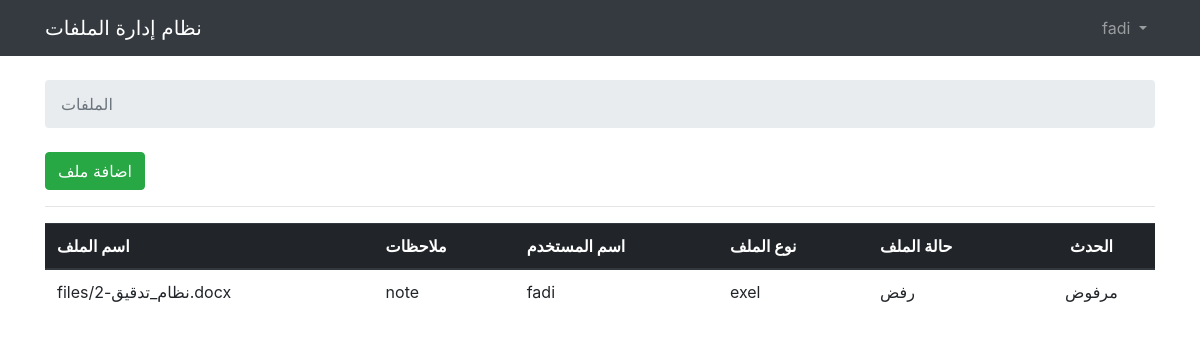
The app's page / (signed in) with its own data.
### base/models.py (models this page shows, shortened)
class User(AbstractUser):
    user_type = models.CharField(max_length=25, choices=Type_User)

class StatusFile(models.Model):
    file = models.ForeignKey(UploadFile, on_delete=models.CASCADE)
    user = models.ForeignKey(User, on_delete=models.CASCADE, blank=True, null=True)
    status = models.CharField(max_length=25, choices=Status, blank=True, null=True)
    note = models.TextField(max_length=1000, null=True, blank=True)
    created_at = models.DateTimeField(auto_now_add=True)
    is_proccessed = models.BooleanField(default=False)
    class Meta:
        ordering = ['created_at']

class UploadFile(models.Model):
    user = models.ForeignKey(User, on_delete=models.CASCADE)
    file = models.FileField(upload_to='files')
    note = models.TextField(max_length=1000, null=True, blank=True)
    created_at = models.DateTimeField(auto_now_add=True)
    type_file = models.CharField(max_length=25, choices=Type_File)

### base/views.py (the view)
# urls.py: path('', home, name='home'),
@login_required
def home(request):
    if request.method == 'GET':
        if request.user.user_type == 'مساعد':
            context = {
                'files': StatusFile.objects.filter((Q(status=None) | Q(status='2') | Q(status='3')) & Q(is_proccessed=False)),
            }
        elif request.user.user_type == 'مدقق':
            context = {
                'files':StatusFile.objects.filter(Q(status=None) & Q(is_proccessed=False)),
            }
        elif request.user.user_type == 'مشرف':
            context = {
                'files':StatusFile.objects.filter(Q(status='1') & Q(is_proccessed = False)),
            }
        elif request.user.user_type == 'مدير':
            context = {
                'files':StatusFile.objects.filter((Q(status='4') | Q(status='5')) & Q(is_proccessed=False)),
            }
        return render(request, 'files.html', context)

### templates/files.html (shortened to what this page needs)
{% extends 'base.html' %}
    {% block breadcrumb %}
        <li class="breadcrumb-item active">الملفات</li>
    {% endblock %}
    {% block content %}
    {% if request.user.user_type == 'مدقق' or request.user.user_type == 'مساعد' %}
    <a href="{% url 'new_file' %}" class="btn btn-success">اضافة ملف</a><hr>
    {% else %}
    <a href="{% url 'order_file' %}" class="btn btn-success">طلب ملف</a><hr>
    {% endif %}
        <table class="table">
            <thead class="thead-dark">
                <tr>
                    <th>اسم الملف</th>
                    <th>ملاحظات</th>
                    <th>اسم المستخدم</th>
                    <th>نوع الملف</th>
                    <th>حالة الملف</th>
                    <th style="text-align: center;">الحدث</th>
                </tr>
            </thead>
            <tbody>
                {% for file in files %}
                <tr>
                    <td>
                    {% if file.status == '3' %}
                        {{file.file.file}}
                    {% else %}
                        <a href="{% url 'file_info' file.file.id %}">{{file.file.file}}</a>
                        <small class="text-muted d-block"></small><small  class="btn btn-success" style="background-color: white;"><a href="{% url 'download-file' file.file.id %}">download</a></small>
                    {% endif %}
                    </td>
                    <td>{{file.note}}</td>
                    <td>{{file.user.username}}</td>
                    <td>{{file.file.type_file}}</td>
                    <td>
                        {% if file.status == '1' %}
                        {{'طلب مراجعة مشرف' | escape}}
                        {% elif file.status == '2' %}
                        {{ 'طلب تعديل من مساعد' | escape}}
                        {% elif file.status == '3' %}
                        {{ 'رفض' | escape}}
                        {% elif file.status == '4' %}
                        {{'طلب مراجعة مدير'| escape}}
                        {% elif file.status == '5' %}
                        {{'تم التحقق' | escape}}
                        {% elif file.status == '6' %}
                        {{ 'طلب مراجعة مدقق' | escape}}
                        {% else %}
                        {{'قيد المعالجة' | escape}}
                        {% endif %}
                    </td>
                    <td style="text-align: center;">
                        {% if request.user.user_type == 'مشرف' and file.status == '1' and file.is_proccessed == False%}
                        <span><a href="{% url 'accept_file' file.id %}" class="btn btn-success">قبول</a></span>
                        <span><a href="{% url 'review_file' file.id %}" class="btn btn-primary">مراجعة</a></span>
                        <span><a href="{% url 'refuse_file' file.id %}" class="btn btn-secondary">رفض</a></span>
                        {% elif request.user.user_type == 'مساعد' and file.status == None %}
                        {{'قيد المعالجة' | escape}}
                        {% elif request.user.user_type == 'مساعد' and  file.status == '2' %}
                        <span><a href="{% url 'review_file' file.id %}" class="btn btn-primary">مراجعة</a></span>
                        {% elif request.user.user_type == 'مساعد' and  file.status == '3' and file.is_proccessed == False%}
                        {{'مرفوض' | escape}}
                        {% elif not file.status == '6' and request.user.user_type == 'مدقق'  %}
                        <span><a href="{% url 'accept_file' file.id %}" class="btn btn-success">تحقق</a></span>
                        <span><a href="{% url 'review_file' file.id %}" class="btn btn-primary">مراجعة</a></span>
                        <span><a href="{% url 'refuse_file' file.id %}" class="btn btn-secondary">رفض</a></span>
                        {% elif request.user.user_type == 'مدير' and file.status == '5' %}
                        {{'تم التحقق' | escape}}
                        {% elif request.user.user_type == 'مدير' and file.status == '4' %}
                        <span><a href="{% url 'accept_file' file.id %}" class="btn btn-success">قبول</a></span>
                        <span><a href="{% url 'review_file' file.id %}" class="btn btn-secondary">مراجعة</a></span>
                        <span><a href="{% url 'refuse_file' file.id %}" class="btn btn-primary">رفض</a></span>
                        {% else %}
                        {{'مقبول'| escape}}
                        {% endif %}
                    </td>
                </tr>
                {% endfor %}
            </tbody>
        </table>
    {% endblock %}

### templates/base.html (shortened to what this page needs)
{% load static %}
<html lang="en">
<head>
    <link rel="stylesheet" href="{%static 'css/bootstrap.min.css'%}">
</head>
<body>
{%block body%}
<nav class="navbar navbar-expand-sm navbar-dark bg-dark">
  <div class="container">
    <a class="navbar-brand" href="{% url 'home' %}">نظام إدارة الملفات</a>
    <div class="collapse navbar-collapse" id="mainMenu">
      {% if user.is_authenticated %}
      <ul class="navbar-nav ml-auto">
        <li class="nav-item dropdown">
          <a class="nav-link dropdown-toggle" href="#" id="userMenu" data-toggle="dropdown" aria-haspopup="true" aria-expanded="false">
            {{ user.username }}
          </a>
        </li>
      </ul>
      {% endif %}
    </div>
  </div>
</nav>
<div class="container">
<ol class="breadcrumb my-4">
    {% block breadcrumb %}
    {% endblock %}
</ol>
    {% block content %}
    {% endblock %}
</div>
{%endblock body%}
</body>
</html>

### records on screen
User: username "fadi"
StatusFile: file.file "files/نظام_تدقيق-2.docx", note "note", user.username "fadi", file.type_file "exel", value "رفض", value "مرفوض"
